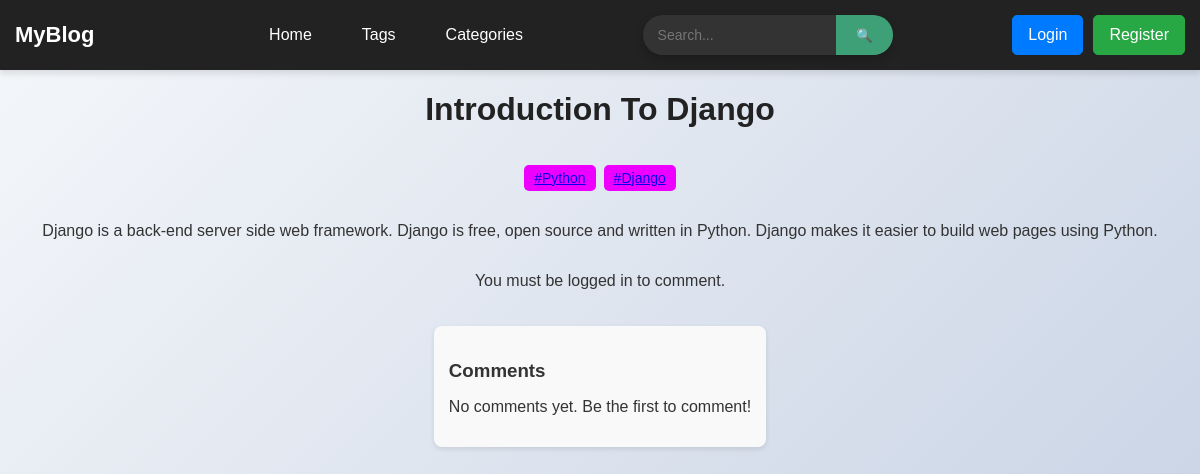
/20, run on the app's committed database.
### posts/models.py (models this page shows, shortened)
class Post(models.Model):
    post_title = models.CharField(max_length=60)
    post_content = models.TextField()
    publish_date = models.DateField(auto_now=True)
    tags = models.ManyToManyField(Tag)
    post_image = models.ImageField(upload_to='post', default='post/1.png')

class Tag(models.Model):
    name = models.CharField(max_length=50)
    def __str__(self):
        return self.name

### posts/views.py (the view)
# urls.py: path('<int:id>', views.post, name='post'),
def post(request, id):
    post = get_object_or_404(Post, id=id)
    if request.method == 'POST':
        form = CommentForm(request.POST)
        if form.is_valid():
            comment = form.save(commit=False)
            comment.post = post
            comment.user = request.user
            comment.save()
            return HttpResponseRedirect(reverse('post', args=[id]))
    else:
        form = CommentForm()
    return render(request, 'post.html', {"post_dict": post, 'form': form,
                                          'comments' : post.comment_set.all()})

### posts/form.py
class CommentForm(forms.ModelForm):
    class Meta:
        model = Comment
        exclude = [
            'post',
            'user'
        ]

### posts/context_processors.py (called while the page is built)
def categories(request):
    category = ['Programming', 'food', 'travel']
    return({'category':category})

### posts/templates/post.html
{% extends 'base.html' %}
{% load static %}
{% block body %}
    <h1>{{ post_dict.post_title }}</h1>
    <div class="post-tags">
        {% for tag in post_dict.tags.all %}
        <span class="tag"><a href="{% url 'tag' tag.id %}"> #{{ tag }} </a></span>
        {% endfor %}
    </div>
    <p>{{ post_dict.post_content }}</p>
    {% if user.is_authenticated %}
        <form method="POST">
            {% csrf_token %}
            {{ form.as_p }}
            <button type="submit">Comment</button>
        </form>
    {% else %}
        <p>You must be logged in to comment.</p>
    {% endif %}
    <div class="comments-section">
        <h3>Comments</h3>
        {% for comment in comments %}
            <div class="comment">
                <strong>{{ comment.user.username }}</strong>
                <p>{{ comment.Comment }}</p>
            </div>
        {% empty %}
            <p>No comments yet. Be the first to comment!</p>
        {% endfor %}
    </div>
{% endblock body %}

### templates/base.html (shortened to what this page needs)
<!DOCTYPE html>
<html lang="en">
<head>
    {% load static %}
    <link rel="stylesheet" href="{% static 'style.css' %}">
</head>
<body>
    <nav class="navbar">
        <div class="logo">
            <a href="{% url 'home' %}">MyBlog</a>
        </div>
        <ul class="nav-links">
            <li><a href="{% url 'home' %}">Home</a></li>
            <li><a href="#tags">Tags</a></li>
            <li class="dropdown">
                <button class="dropbtn">Categories</button>
            </li>
        </ul>
        <form action="{% url 'search' %}" class="search-form">
            <input type="text" name="query" placeholder="Search...">
            <button type="submit">🔍</button>
        </form>
        <div class="auth-section">
            {% if not user.is_authenticated %}
                <a href="{% url 'login' %}" class="auth-btn login">Login</a>
                <a href="{% url 'register' %}" class="auth-btn register" >Register</a>
            {% else %}
                <div class="user-info-container">
                    <span class="user-info">{{ user }}</span>
                    <a href="{% url 'logout' %}" class="auth-btn login" style="margin-right: 15px;">Logout</a>
                </div>
            {% endif %}
        </div>
    </nav>
    {% block body %}
    {% endblock body %}
</body>
</html>

### static/style.css (style rules this page uses)
body { font-family: 'Arial', sans-serif; background: linear-gradient(135deg, #f5f7fa, #c3cfe2); color: #333; display: flex; flex-direction: column; align-items: center; min-height: 100vh; margin: 0; padding: 0; }
.auth-btn, .user-info { padding: 10px 15px; font-size: 16px; border-radius: 5px; transition: all 0.3s ease; }
.navbar a { color: white; text-decoration: none; padding: 10px 15px; font-size: 16px; border-radius: 5px; transition: all 0.3s ease; }
.dropdown { position: relative; }
.dropbtn { background: none; border: none; color: white; font-size: 16px; padding: 10px 15px; cursor: pointer; transition: all 0.3s ease; }
.auth-btn { padding: 8px 16px; border-radius: 5px; text-decoration: none; font-size: 16px; transition: all 0.3s ease; }
.login { background-color: #007BFF; color: white; border: 1px solid #007BFF; }
.register { margin-right: 15px; background-color: #28A745; color: white; border: 1px solid #28A745; }
h1, h2 { color: #222; }
button, .btn { background-color: #007BFF; color: white; padding: 10px 15px; border: none; border-radius: 5px; cursor: pointer; transition: all 0.3s ease; }
input { width: 100%; max-width: 400px; padding: 10px; margin: 10px 0; border: 1px solid #ccc; border-radius: 5px; }
.post-tags { margin: 10px 0; padding: 5px 0; display: flex; gap: 8px; }
.tag { background-color: #ee00ff; color: white; padding: 5px 10px; border-radius: 5px; font-size: 14px; display: inline-block; transition: all 0.3s ease; }
.comments-section { margin-top: 20px; padding: 15px; background: #f9f9f9; border-radius: 8px; box-shadow: 0px 2px 5px rgba(0, 0, 0, 0.1); }
.comments-section h3 { margin-bottom: 10px; color: #333; }
.navbar { display: flex; width: 100%; justify-content:space-between; align-items: center; background-color: #222; box-shadow: 0px 4px 6px rgba(0, 0, 0, 0.1); z-index: 1000; }
.logo a { color: white; font-size: 22px; font-weight: bold; text-decoration: none; }
.nav-links { list-style: none; display: flex; gap: 20px; align-items: center; }
.search-form { display: flex; align-items: stretch; background: #333; border-radius: 20px; padding: 0; box-shadow: 0px 4px 10px rgba(0, 0, 0, 0.2); width: 250px; height: 40px; flex-shrink: 0; }
.search-form input { flex: 1; border: none; outline: none; padding: 0 15px; border-radius: 20px 0 0 20px; font-size: 14px; background: none; color: white; margin: 0; min-width: 100px; }
.search-form button { background: #3ea077; border: none; color: white; padding: 0 20px; border-radius: 0 20px 20px 0; cursor: pointer; transition: all 0.3s ease; display: flex; align-items: center; justify-content: center; margin: 0; height: 100%; min-width: 40px; }
.auth-section { margin-left: 15px; display: flex; gap: 10px; }
.register { background-color: #28A745; color: white; border: 1px solid #28A745; }

### data on the page
Post: post_title "Introduction To Django", post_content "Django is a back-end server side web framework. Django is free, open source and written in Python. Django makes it easier to build web pages using Python."
Tag: name "Python"
Tag: name "Django"
